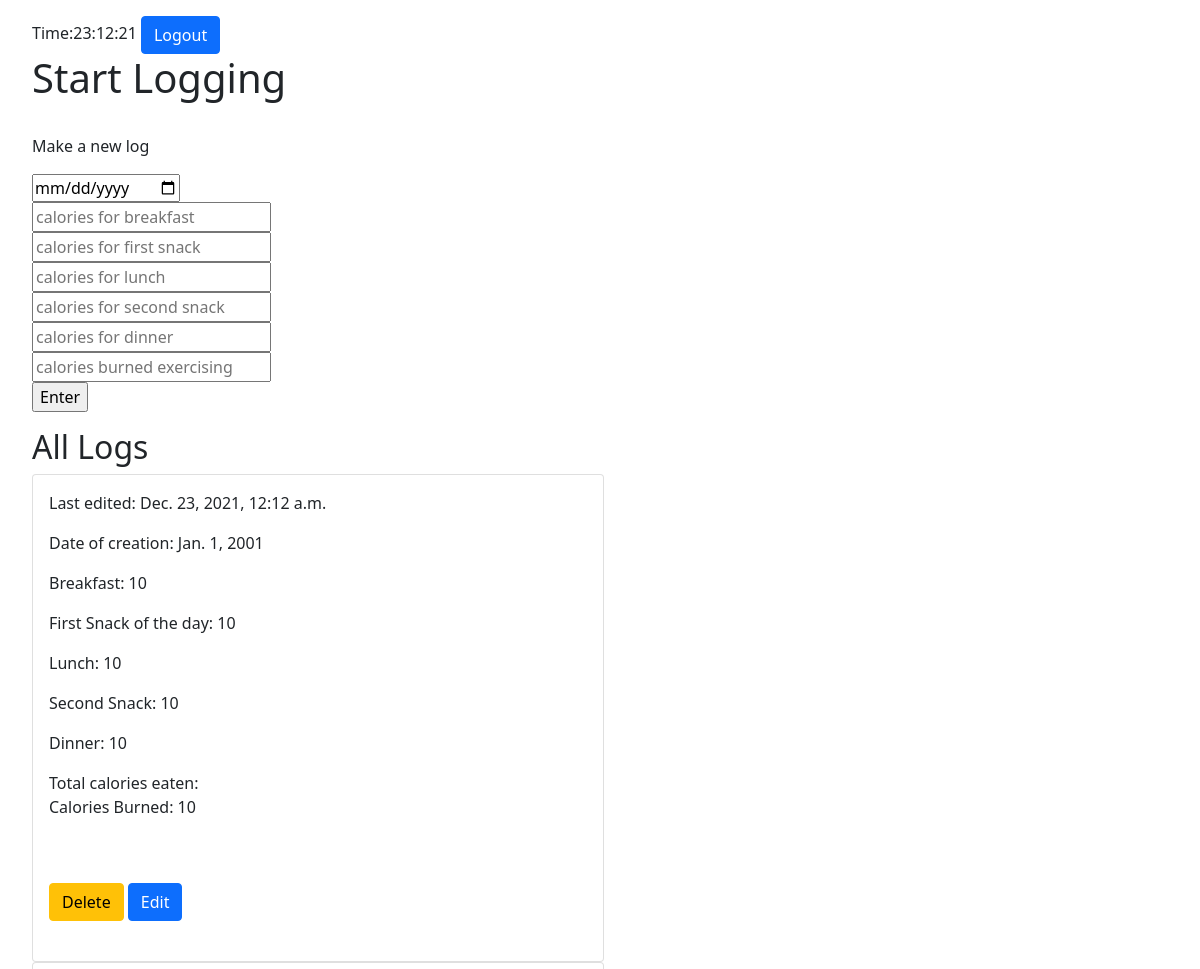
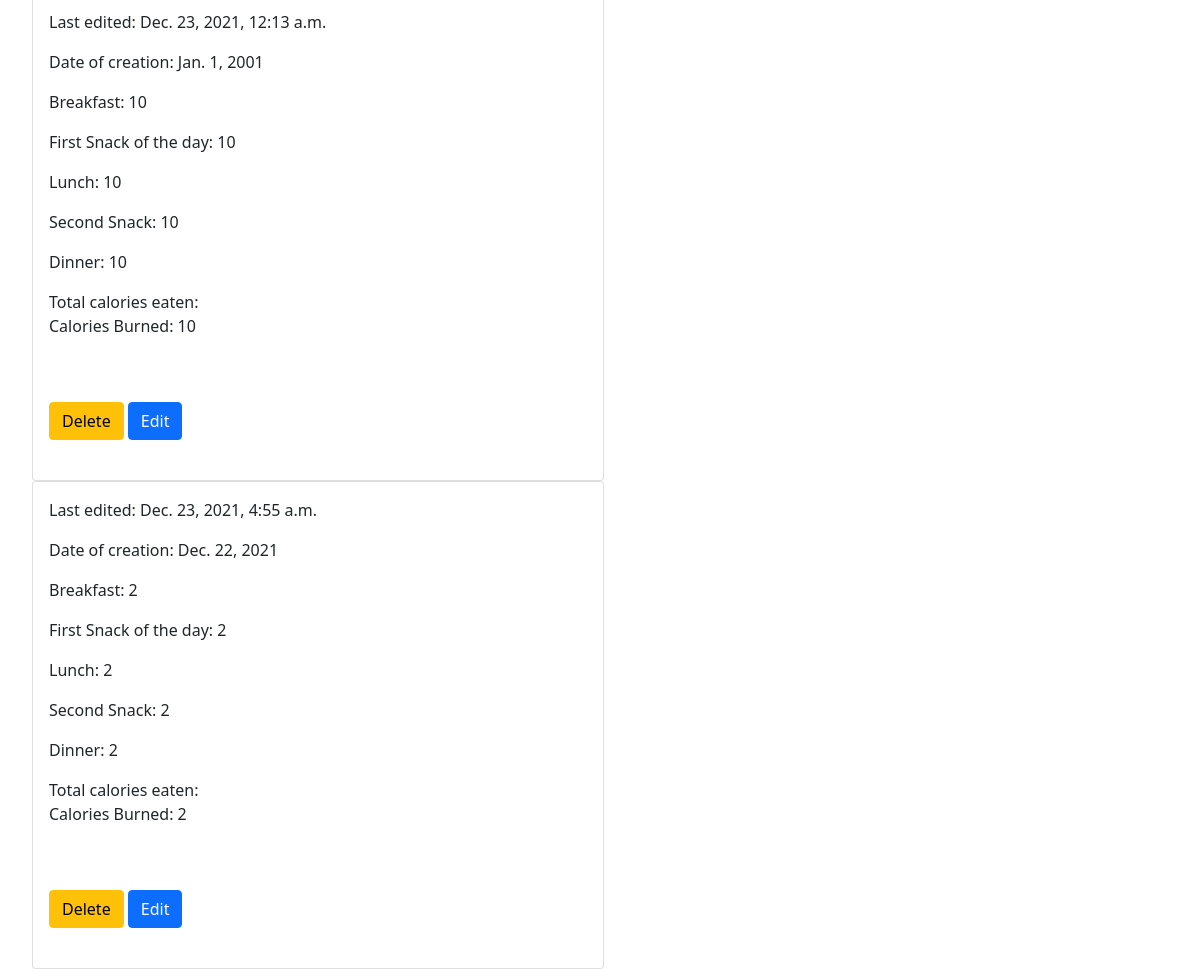
Screenshot of /homepage with the database file from the repository (2 pictures, top to bottom).
### log/models.py (models this page shows, shortened)
class Entry(models.Model):
  date = models.DateField(default='2001-01-01')
  breakfast = models.IntegerField()
  snackOne = models.IntegerField()
  lunch = models.IntegerField()
  snackTwo = models.IntegerField()
  dinner = models.IntegerField()
  caloriesBurned = models.IntegerField()
  timestamp = models.DateTimeField(auto_now_add = True)
  def __repr__(self):
    return "Entry({}, {}, {}, {}, {}, {}, {})".format(self.breakfast, self.snackOne, self.lunch, self.snackTwo, self.dinner, self.caloriesBurned, self.timestamp)

### log/views.py (the view, shortened to what this page needs)
# urls.py: path('homepage', homepage, name='homepage'),
def homepage(request):
  currtime = time.strftime("%d:%m:%y",time.localtime(time.time()))
  print(currtime)
  print(request.user)
  entries = Entry.objects.all()
  print('entries', entries)
  return render(request, 'homepage.html', {'entries': entries, 'currtime': currtime})

### log/templates/homepage.html (shortened to what this page needs)
<!doctype html>
<html lang="en">
  <head>
    <link href="https://cdn.jsdelivr.net/npm/bootstrap@5.1.3/dist/css/bootstrap.min.css" rel="stylesheet">
  </head>
  <body style="margin-left: 2rem; margin-top: 1rem">
    <div>
      Time:{{currtime}}
      <a class="btn btn-primary" href="logout">Logout</a>
      <h1>Start Logging</h1>
      <form method="POST" action="homepage">
        <p style="margin-top: 2rem">Make a new log</p>
        <div>
          <input type="date" name="date" placeholder="today's date" />
        </div>
        <div>
          <input type="number" name="breakfast" placeholder="calories for breakfast" />
        </div>
        <div>
          <input type="number" name="snackOne" placeholder="calories for first snack"/>
        </div>
        <div>
          <input type="number" name="lunch" placeholder="calories for lunch" />
        </div>
        <div>
          <input type="number" name="snackTwo" placeholder="calories for second snack" />
        </div>
        <div>
          <input type="number" name="dinner" placeholder="calories for dinner" />
        </div>
        <div>
          <input type="number" name="caloriesBurned" placeholder="calories burned exercising" />
        </div>
        <div>
          <input type="submit" value="Enter"/>
        </div>
      </form>
    </div>
    <div class="row align-items-start">
      <div class="col-md-6">
        <h2 style="margin-top: 1rem">All Logs</h2>
        {% for entry in entries %}
        <div class="col-md-12">
          <div class="card">
            <div class="card-body">
              <p>Last edited: {{entry.timestamp}}</p>
              <p>Date of creation: {{entry.date}}</p>
              <p>Breakfast: {{entry.breakfast}}</p>
              <p>First Snack of the day: {{entry.snackOne}}</p>
              <p>Lunch: {{entry.lunch}}</p>
              <p>Second Snack: {{entry.snackTwo}}</p>
              <p>Dinner: {{entry.dinner}}</p>
              Total calories eaten:
              <p>Calories Burned: {{entry.caloriesBurned}}</p>
              <br></br>
              <a class="btn btn-primary btn-warning" href='delete?id={{entry.id}}'>Delete</a>
              <a class="btn btn-primary" href='edit?id={{entry.id}}'>Edit</a>
              <br></br>
            </div>
          </div>
        </div>
        {% endfor %}
      </div>
    </div>
  </body>
</html>

### rows the page displays
Entry: timestamp "Dec. 23, 2021, 12:12 a.m.", date "Jan. 1, 2001", breakfast "10", snackOne "10", lunch "10", snackTwo "10", dinner "10", caloriesBurned "10"
Entry: timestamp "Dec. 23, 2021, 12:13 a.m.", date "Jan. 1, 2001", breakfast "10", snackOne "10", lunch "10", snackTwo "10", dinner "10", caloriesBurned "10"
Entry: timestamp "Dec. 23, 2021, 4:55 a.m.", date "Dec. 22, 2021", breakfast "2", snackOne "2", lunch "2", snackTwo "2", dinner "2", caloriesBurned "2"

### other values shown
{{ currtime }} "23:12:21"
